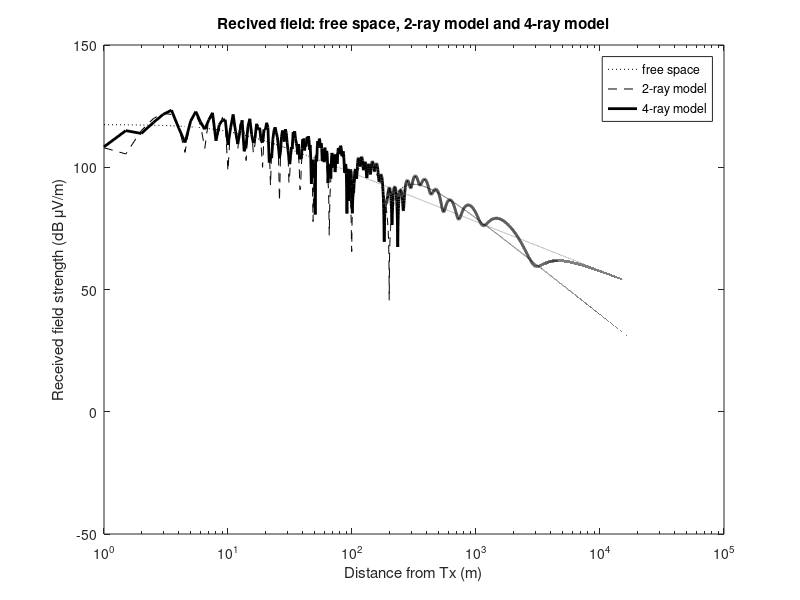
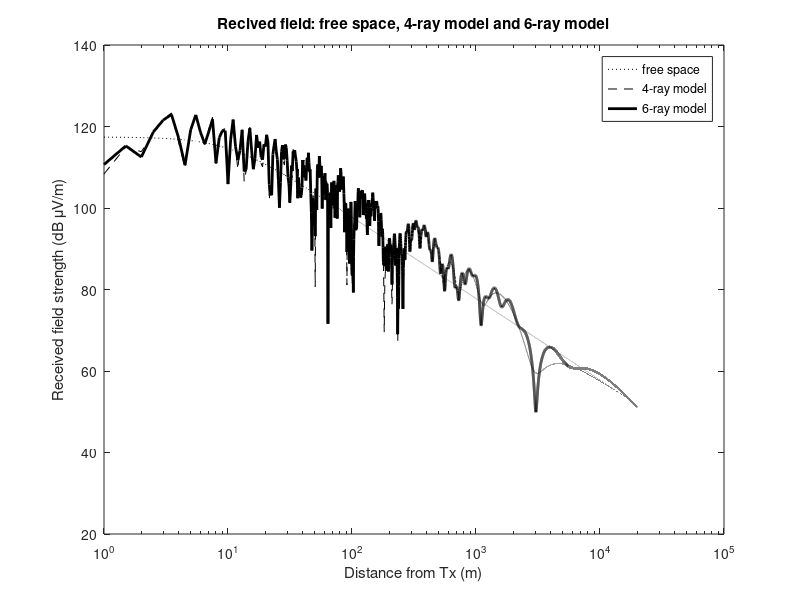
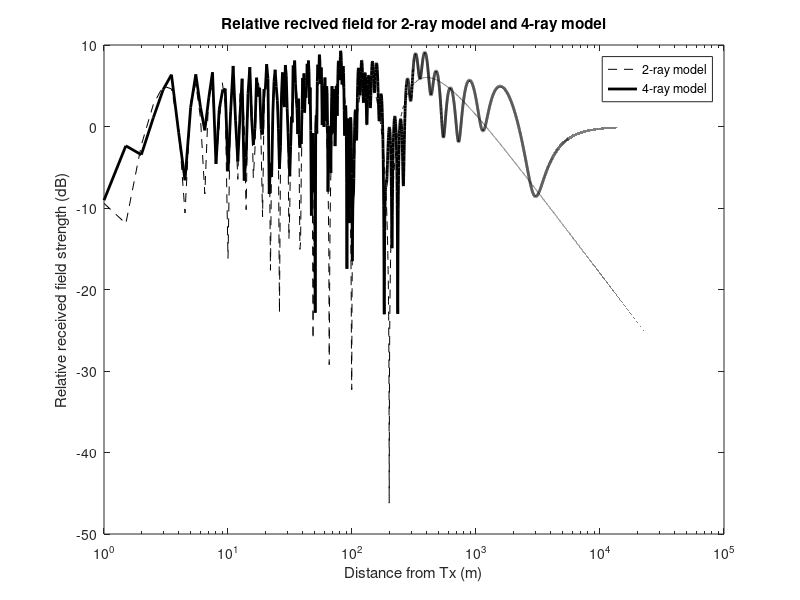
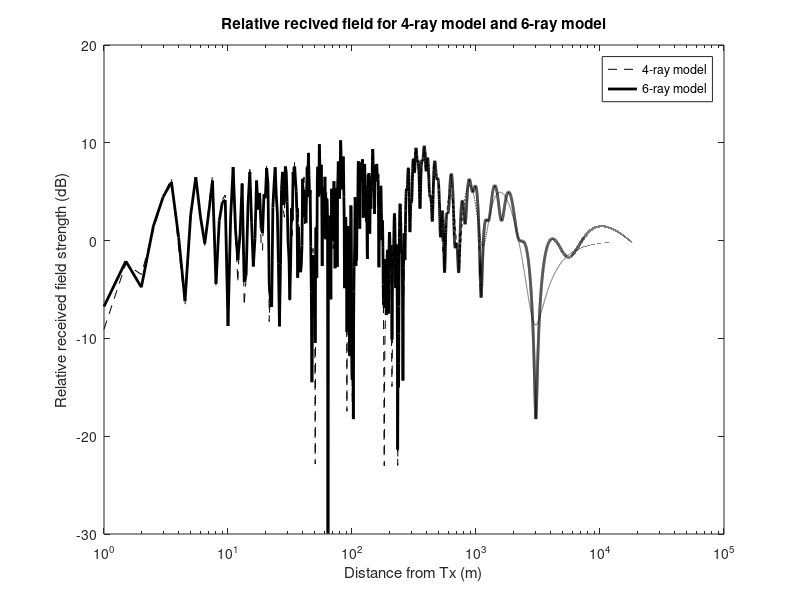

The MATLAB source for these figures, in order: (Note: this script raises an error after producing the figures.)
%
% project82
%
%=======================================================================
clear
close all
clc
%=======================================================================
f=2000           % Frequency in MHz
ptx=1;           % Transmitter power in Watts
gtx=1;           % Transmitter gain in linear units (1 is isotropic) 

%=======================================================================
lambdac=300/f;     % wavelength (m)
kc=2*pi/lambdac;   % propagation constant


%=======================================================================
zt=10;        % transmitter height
xt=0;
zr=1.5        % receiver height
xr=-6; 

yt=0;         % MS route along y-axis
yrStep=0.5;
yr=[1:yrStep:100000];

x1=10;        % one side of street buidling 1 position
x2=-10;        % other side of steet building 2 position 

% Reflection coefficients ===============================================
RG=-1;
RW=-0.5;

%=====================================================================
imagezt=-zt;          % for Ground reflected wave
imagext1=2*x1;        % for Wall 1 reflected wave
imagext2=2*x2;        % for Wall 2 reflected wave
imagext12=-(2*abs(x1)+2*abs(x2));  % for Wall 1 and Wall 2 wave
imagext21=2*abs(x1)+2*abs(x2);     % for Wall 2 and Wall 1 wave

dTxRx=sqrt((xr-xt).^2+(yr-yt).^2+(zr-zt).^2);   % Direct ray (1)
dimageTxRx=sqrt((xr-xt).^2+(yr-yt).^2+(zr-imagezt).^2);  % Ground reflected ray (2)

dimageTx1Rx=sqrt((xr-imagext1).^2+(yr-yt).^2+(zr-zt).^2); % building 1 reflected ray (3)
dimageTx2Rx=sqrt((xr-imagext2).^2+(yr-yt).^2+(zr-zt).^2); % buildign2 reflected ray (4)

dimageTx12Rx=sqrt((xr-imagext12).^2+(yr-yt).^2+(zr-zt).^2); % building 1 and 2 reflected ray (5)
dimageTx21Rx=sqrt((xr-imagext21).^2+(yr-yt).^2+(zr-zt).^2); % building 2 and 1 reflected ray (6)

%====================================================================
% figure,plot(yr,dTxRx,'r',yr,dimageTxRx,'g',yr,dimageTx1Rx,'k',yr,dimageTx2Rx,'y')
% 
% figure,plot(yr,dTxRx-dimageTxRx,'g',yr,dTxRx-dimageTx1Rx,'r',yr,dTxRx-dimageTx2Rx,'b')


%========================================================================

E0=sqrt(60*ptx*gtx)*exp(-j*kc*dTxRx)./dTxRx;  % direct ray, free space field strength in V/m

% E field 2 ray model (direct ray and ground reflection) V/m
E2=sqrt(60*ptx*gtx)*(exp(-j*kc*dTxRx)./dTxRx+...
    RG*exp(-j*kc*dimageTxRx)./dimageTxRx);     

% E field 4 ray model (direct ray, ground, wall 1 and wall 2 reflections) V/m
E4=sqrt(60*ptx*gtx)*(exp(-j*kc*dTxRx)./dTxRx+...
    RG*exp(-j*kc*dimageTxRx)./dimageTxRx...
    +RW*exp(-j*kc*dimageTx1Rx)./dimageTx1Rx...
    +RW*exp(-j*kc*dimageTx2Rx)./dimageTx2Rx);

% E field 6 ray model (direct ray,wall 1 and 2, wall 2 and 1, ground, wall 1 
% and wall 2 reflections) V/m
E6=sqrt(60*ptx*gtx)*(exp(-j*kc*dTxRx)./dTxRx+...
    RG*exp(-j*kc*dimageTxRx)./dimageTxRx...
    +RW*exp(-j*kc*dimageTx1Rx)./dimageTx1Rx...
    +RW*exp(-j*kc*dimageTx2Rx)./dimageTx2Rx...
    +(RW.^2)*exp(-j*kc*dimageTx12Rx)./dimageTx12Rx...
    +(RW.^2)*exp(-j*kc*dimageTx21Rx)./dimageTx21Rx);

% field strenghts are in V/m, now they are converted to dBuV/m
figure,semilogx(yr,20*log10(abs(E0)*1e6),'k:',yr,20*log10(abs(E2)*1e6),'k--',yr,20*log10(abs(E4)*1e6),'k','LineWidth',2)
xlabel('Distance from Tx (m)')
ylabel('Received field strength (dB \muV/m)')
title('Recived field: free space, 2-ray model and 4-ray model')
legend('free space','2-ray model','4-ray model')


figure,semilogx(yr,20*log10(abs(E0)*1e6),'k:',yr,20*log10(abs(E4)*1e6),'k--',yr,20*log10(abs(E6)*1e6),'k','LineWidth',2)
xlabel('Distance from Tx (m)')
ylabel('Received field strength (dB \muV/m)')
title('Recived field: free space, 4-ray model and 6-ray model')
legend('free space','4-ray model','6-ray model')


figure,semilogx(yr,20*log10(abs(E2./E0)),'k--',yr,20*log10(abs(E4./E0)),'k','LineWidth',2);
xlabel('Distance from Tx (m)')
ylabel('Relative received field strength (dB)')
title('Relative recived field for 2-ray model and 4-ray model')
legend('2-ray model','4-ray model')


figure,semilogx(yr,20*log10(abs(E4./E0)),'k--',yr,20*log10(abs(E6./E0)),'k','LineWidth',2);
xlabel('Distance from Tx (m)')
ylabel('Relative received field strength (dB)')
title('Relative recived field for 4-ray model and 6-ray model')
legend('4-ray model','6-ray model')

% Power Delay Profile (PDP).
c=3e8;
yr=100; % (m) Static receiver

dTxRx=sqrt((xr-xt).^2+(yr-yt).^2+(zr-zt).^2);   % Direct ray (1)
dimageTxRx=sqrt((xr-xt).^2+(yr-yt).^2+(zr-imagezt).^2);  % Ground reflected ray (2)
dimageTx1Rx=sqrt((xr-imagext1).^2+(yr-yt).^2+(zr-zt).^2); % building 1 reflected ray (3)
dimageTx2Rx=sqrt((xr-imagext2).^2+(yr-yt).^2+(zr-zt).^2); % buildign2 reflected ray (4)
dimageTx12Rx=sqrt((xr-imagext12).^2+(yr-yt).^2+(zr-zt).^2); % building 1 and 2 reflected ray (5)
dimageTx21Rx=sqrt((xr-imagext21).^2+(yr-yt).^2+(zr-zt).^2); % building 2 and 1 reflected ray (6)

delayImageTxRx=(dimageTxRx-dTxRx)/c;
delayImageTx1Rx=(dimageTx1Rx-dTxRx)/c;
delayImageTx2Rx=(dimageTx2Rx-dTxRx)/c;
delayImageTx12Rx=(dimageTx12Rx-dTxRx)/c;
delayImageTx21Rx=(dimageTx21Rx-dTxRx)/c;

E0=sqrt(60*ptx*gtx)*exp(-j*kc*dTxRx)./dTxRx;  % direct ray, free space field strength in V/m.
EimageTxRx=sqrt(60*ptx*gtx)*(RG*exp(-j*kc*dimageTxRx)./dimageTxRx);  % Ground reflected ray field strength in V/m.
EimageTx1Rx=sqrt(60*ptx*gtx)*(RW*exp(-j*kc*dimageTx1Rx)./dimageTx1Rx); % building 1 reflected ray field strength in V/m.
EimageTx2Rx=sqrt(60*ptx*gtx)*(RW*exp(-j*kc*dimageTx2Rx)./dimageTx2Rx); % building 2 reflected ray field strength in V/m.
EimageTx12Rx=sqrt(60*ptx*gtx)*((RW.^2)*exp(-j*kc*dimageTx12Rx)./dimageTx12Rx); % building 1 and 2 reflected ray field strength in V/m.
EimageTx21Rx=sqrt(60*ptx*gtx)*((RW.^2)*exp(-j*kc*dimageTx21Rx)./dimageTx21Rx); % building 2 and 1 reflected ray field strength in V/m.

PimageTxRx=20*log10(abs(EimageTxRx./E0));        % Ground reflected ray power.
PimageTx1Rx=20*log10(abs(EimageTx1Rx./E0));      % Building 1 reflected ray power.
PimageTx2Rx=20*log10(abs(EimageTx2Rx./E0));      % Building 2 reflected ray power.
PimageTx12Rx=20*log10(abs(EimageTx12Rx./E0));    % Building 1 and 2 reflected ray power.
PimageTx21Rx=20*log10(abs(EimageTx21Rx./E0));    % Building 2 and 1 reflected ray power.

% 2-rays model PDP.
delay2=[0 delayImageTxRx];
power2=[0 PimageTxRx];

figure,stem2D(delay2,power2,floor(power2(end)))
xlabel('Excess delay (s)')
ylabel('Relative level (dB) 2-ray model')

% 4-rays model PDP.
delay4=[0 delayImageTxRx delayImageTx1Rx delayImageTx2Rx];
power4=[0 PimageTxRx PimageTx1Rx PimageTx2Rx];

figure,stem2D(delay4,power4,floor(min(power4))-5)
xlabel('Excess delay (s)')
ylabel('Relative level (dB) 4-ray model')

% 6-rays model PDP.
delay6=[0 delayImageTxRx delayImageTx1Rx delayImageTx2Rx delayImageTx12Rx delayImageTx21Rx];
power6=[0 PimageTxRx PimageTx1Rx PimageTx2Rx PimageTx12Rx PimageTx21Rx];

figure,stem2D(delay6,power6,floor(min(power6))-5)
xlabel('Excess delay (s)')
ylabel('Relative level (dB) 6-ray model')

% PDP parameters;
[D2,S2]=PDPparameters(delay2,power2);
[D4,S4]=PDPparameters(delay4,power4);
[D6,S6]=PDPparameters(delay6,power6);

fprintf('\n2-rays model\n Excess delay \t %g\n Delay spread \t %g\n\n',D2,S2);
fprintf('4-rays model\n Excess delay \t %g\n Delay spread \t %g\n\n',D4,S4);
fprintf('6-rays model\n Excess delay \t %g\n Delay spread \t %g\n\n',D6,S6);
